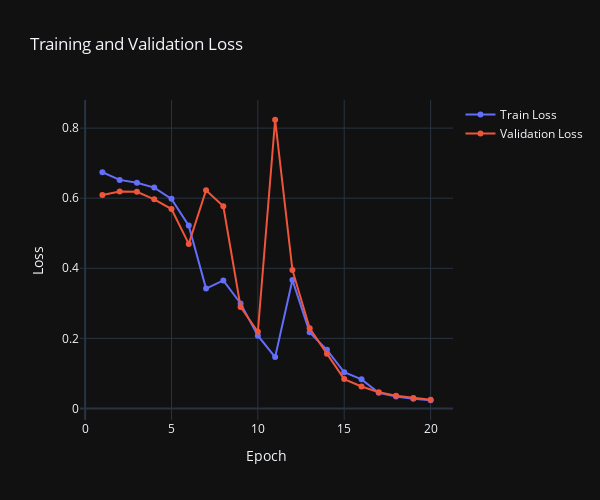

Here is the notebook cell this chart was saved with:
### Code cell
import plotly.graph_objects as go

# 学習曲線のプロット
fig = go.Figure()

# トレーニング損失の追加
fig.add_trace(go.Scatter(
    x=list(range(1, num_epochs + 1)),
    y=train_losses,
    mode='lines+markers',
    name='Train Loss'
))

# 検証損失の追加
fig.add_trace(go.Scatter(
    x=list(range(1, num_epochs + 1)),
    y=val_losses,
    mode='lines+markers',
    name='Validation Loss'
))

# レイアウトの設定
fig.update_layout(
    title='Training and Validation Loss',
    xaxis_title='Epoch',
    yaxis_title='Loss',
    template='plotly_dark',
    width=600,
    height=500
)

# プロットの表示
fig.show()

### Figure 1 — Plotly figure (JSON) as saved in the notebook; plotly's stock layout.template omitted (floating-point values rounded to 4 significant figures)
{"data": [{"mode": "lines+markers", "name": "Train Loss", "type": "scatter", "x": [1, 2, 3, 4, 5, 6, 7, 8, 9, 10, 11, 12, 13, 14, 15, 16, 17, 18, 19, 20], "y": [0.6741, 0.6522, 0.6443, 0.6302, 0.5981, 0.5217, 0.342, 0.3653, 0.2995, 0.2077, 0.1465, 0.3664, 0.2171, 0.1674, 0.1033, 0.08298, 0.04457, 0.03387, 0.02753, 0.02336]}, {"mode": "lines+markers", "name": "Validation Loss", "type": "scatter", "x": [1, 2, 3, 4, 5, 6, 7, 8, 9, 10, 11, 12, 13, 14, 15, 16, 17, 18, 19, 20], "y": [0.6091, 0.6191, 0.6184, 0.5967, 0.5689, 0.4696, 0.6226, 0.577, 0.2896, 0.2188, 0.8239, 0.3953, 0.2287, 0.1559, 0.0837, 0.06278, 0.04617, 0.03601, 0.02951, 0.02496]}], "layout": {"height": 500, "title": {"text": "Training and Validation Loss"}, "width": 600, "xaxis": {"title": {"text": "Epoch"}}, "yaxis": {"title": {"text": "Loss"}}}}
